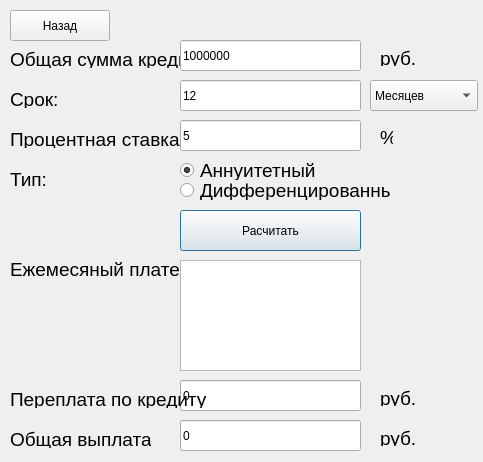
<?xml version="1.0" encoding="UTF-8"?>
<ui version="4.0">
 <class>credit_calc</class>
 <widget class="QDialog" name="credit_calc">
  <property name="geometry">
   <rect>
    <x>0</x>
    <y>0</y>
    <width>483</width>
    <height>462</height>
   </rect>
  </property>
  <property name="sizePolicy">
   <sizepolicy hsizetype="Fixed" vsizetype="Fixed">
    <horstretch>0</horstretch>
    <verstretch>0</verstretch>
   </sizepolicy>
  </property>
  <property name="minimumSize">
   <size>
    <width>483</width>
    <height>462</height>
   </size>
  </property>
  <property name="maximumSize">
   <size>
    <width>483</width>
    <height>462</height>
   </size>
  </property>
  <property name="windowTitle">
   <string>Dialog</string>
  </property>
  <widget class="QLabel" name="label">
   <property name="geometry">
    <rect>
     <x>10</x>
     <y>50</y>
     <width>196</width>
     <height>18</height>
    </rect>
   </property>
   <property name="font">
    <font>
     <family>Helvetica</family>
     <pointsize>14</pointsize>
    </font>
   </property>
   <property name="acceptDrops">
    <bool>false</bool>
   </property>
   <property name="autoFillBackground">
    <bool>false</bool>
   </property>
   <property name="text">
    <string>Общая сумма кредита:</string>
   </property>
  </widget>
  <widget class="QLabel" name="label_11">
   <property name="geometry">
    <rect>
     <x>380</x>
     <y>430</y>
     <width>58</width>
     <height>16</height>
    </rect>
   </property>
   <property name="font">
    <font>
     <family>Helvetica</family>
     <pointsize>14</pointsize>
    </font>
   </property>
   <property name="text">
    <string>руб.</string>
   </property>
  </widget>
  <widget class="QLabel" name="label_8">
   <property name="geometry">
    <rect>
     <x>10</x>
     <y>260</y>
     <width>184</width>
     <height>18</height>
    </rect>
   </property>
   <property name="font">
    <font>
     <family>Helvetica</family>
     <pointsize>14</pointsize>
    </font>
   </property>
   <property name="acceptDrops">
    <bool>false</bool>
   </property>
   <property name="autoFillBackground">
    <bool>false</bool>
   </property>
   <property name="text">
    <string>Ежемесяный платеж:</string>
   </property>
  </widget>
  <widget class="QLabel" name="label_9">
   <property name="enabled">
    <bool>true</bool>
   </property>
   <property name="geometry">
    <rect>
     <x>10</x>
     <y>430</y>
     <width>141</width>
     <height>18</height>
    </rect>
   </property>
   <property name="font">
    <font>
     <family>Helvetica</family>
     <pointsize>14</pointsize>
    </font>
   </property>
   <property name="autoFillBackground">
    <bool>false</bool>
   </property>
   <property name="text">
    <string>Общая выплата:</string>
   </property>
   <property name="scaledContents">
    <bool>false</bool>
   </property>
  </widget>
  <widget class="QLineEdit" name="lineEdit_4">
   <property name="enabled">
    <bool>true</bool>
   </property>
   <property name="geometry">
    <rect>
     <x>180</x>
     <y>420</y>
     <width>181</width>
     <height>31</height>
    </rect>
   </property>
   <property name="text">
    <string>0</string>
   </property>
   <property name="readOnly">
    <bool>true</bool>
   </property>
  </widget>
  <widget class="QLineEdit" name="lineEdit_3">
   <property name="geometry">
    <rect>
     <x>180</x>
     <y>120</y>
     <width>181</width>
     <height>31</height>
    </rect>
   </property>
   <property name="text">
    <string>5</string>
   </property>
  </widget>
  <widget class="QLineEdit" name="lineEdit_2">
   <property name="geometry">
    <rect>
     <x>180</x>
     <y>80</y>
     <width>181</width>
     <height>31</height>
    </rect>
   </property>
   <property name="text">
    <string>12</string>
   </property>
  </widget>
  <widget class="QComboBox" name="comboBox">
   <property name="geometry">
    <rect>
     <x>370</x>
     <y>80</y>
     <width>108</width>
     <height>31</height>
    </rect>
   </property>
   <item>
    <property name="text">
     <string>Месяцев</string>
    </property>
   </item>
   <item>
    <property name="text">
     <string>Лет</string>
    </property>
   </item>
  </widget>
  <widget class="QLineEdit" name="lineEdit">
   <property name="geometry">
    <rect>
     <x>180</x>
     <y>40</y>
     <width>181</width>
     <height>31</height>
    </rect>
   </property>
   <property name="text">
    <string>1000000</string>
   </property>
  </widget>
  <widget class="QLabel" name="label_10">
   <property name="geometry">
    <rect>
     <x>380</x>
     <y>390</y>
     <width>58</width>
     <height>16</height>
    </rect>
   </property>
   <property name="font">
    <font>
     <family>Helvetica</family>
     <pointsize>14</pointsize>
    </font>
   </property>
   <property name="text">
    <string>руб.</string>
   </property>
  </widget>
  <widget class="QRadioButton" name="radioButton_2">
   <property name="geometry">
    <rect>
     <x>180</x>
     <y>180</y>
     <width>211</width>
     <height>20</height>
    </rect>
   </property>
   <property name="font">
    <font>
     <family>Helvetica</family>
     <pointsize>14</pointsize>
    </font>
   </property>
   <property name="text">
    <string>Дифференцированный</string>
   </property>
  </widget>
  <widget class="QPushButton" name="pushButton_2">
   <property name="geometry">
    <rect>
     <x>180</x>
     <y>210</y>
     <width>181</width>
     <height>41</height>
    </rect>
   </property>
   <property name="text">
    <string>Расчитать</string>
   </property>
  </widget>
  <widget class="QLabel" name="label_4">
   <property name="geometry">
    <rect>
     <x>10</x>
     <y>170</y>
     <width>37</width>
     <height>18</height>
    </rect>
   </property>
   <property name="font">
    <font>
     <family>Helvetica</family>
     <pointsize>14</pointsize>
    </font>
   </property>
   <property name="text">
    <string>Тип:</string>
   </property>
  </widget>
  <widget class="QLabel" name="label_3">
   <property name="geometry">
    <rect>
     <x>10</x>
     <y>130</y>
     <width>170</width>
     <height>18</height>
    </rect>
   </property>
   <property name="font">
    <font>
     <family>Helvetica</family>
     <pointsize>14</pointsize>
    </font>
   </property>
   <property name="text">
    <string>Процентная ставка:</string>
   </property>
  </widget>
  <widget class="QLabel" name="label_6">
   <property name="geometry">
    <rect>
     <x>380</x>
     <y>130</y>
     <width>13</width>
     <height>14</height>
    </rect>
   </property>
   <property name="font">
    <font>
     <family>Helvetica</family>
     <pointsize>14</pointsize>
    </font>
   </property>
   <property name="text">
    <string>%</string>
   </property>
  </widget>
  <widget class="QRadioButton" name="radioButton">
   <property name="geometry">
    <rect>
     <x>180</x>
     <y>160</y>
     <width>141</width>
     <height>20</height>
    </rect>
   </property>
   <property name="font">
    <font>
     <family>Helvetica</family>
     <pointsize>14</pointsize>
    </font>
   </property>
   <property name="text">
    <string>Аннуитетный</string>
   </property>
   <property name="checked">
    <bool>true</bool>
   </property>
  </widget>
  <widget class="QLineEdit" name="lineEdit_6">
   <property name="enabled">
    <bool>true</bool>
   </property>
   <property name="geometry">
    <rect>
     <x>180</x>
     <y>380</y>
     <width>181</width>
     <height>31</height>
    </rect>
   </property>
   <property name="text">
    <string>0</string>
   </property>
   <property name="readOnly">
    <bool>true</bool>
   </property>
  </widget>
  <widget class="QPushButton" name="pushButton">
   <property name="geometry">
    <rect>
     <x>10</x>
     <y>10</y>
     <width>100</width>
     <height>31</height>
    </rect>
   </property>
   <property name="text">
    <string>Назад</string>
   </property>
  </widget>
  <widget class="QLabel" name="label_2">
   <property name="geometry">
    <rect>
     <x>10</x>
     <y>90</y>
     <width>48</width>
     <height>18</height>
    </rect>
   </property>
   <property name="font">
    <font>
     <family>Helvetica</family>
     <pointsize>14</pointsize>
    </font>
   </property>
   <property name="layoutDirection">
    <enum>Qt::LeftToRight</enum>
   </property>
   <property name="text">
    <string>Срок:</string>
   </property>
  </widget>
  <widget class="QLabel" name="label_7">
   <property name="geometry">
    <rect>
     <x>10</x>
     <y>390</y>
     <width>197</width>
     <height>18</height>
    </rect>
   </property>
   <property name="font">
    <font>
     <family>Helvetica</family>
     <pointsize>14</pointsize>
    </font>
   </property>
   <property name="layoutDirection">
    <enum>Qt::LeftToRight</enum>
   </property>
   <property name="text">
    <string>Переплата по кредиту:</string>
   </property>
  </widget>
  <widget class="QTextEdit" name="textEdit">
   <property name="enabled">
    <bool>true</bool>
   </property>
   <property name="geometry">
    <rect>
     <x>180</x>
     <y>260</y>
     <width>181</width>
     <height>111</height>
    </rect>
   </property>
   <property name="readOnly">
    <bool>true</bool>
   </property>
  </widget>
  <widget class="QLabel" name="label_5">
   <property name="geometry">
    <rect>
     <x>380</x>
     <y>50</y>
     <width>58</width>
     <height>16</height>
    </rect>
   </property>
   <property name="font">
    <font>
     <family>Helvetica</family>
     <pointsize>14</pointsize>
    </font>
   </property>
   <property name="text">
    <string>руб.</string>
   </property>
  </widget>
 </widget>
 <resources/>
 <connections/>
</ui>
